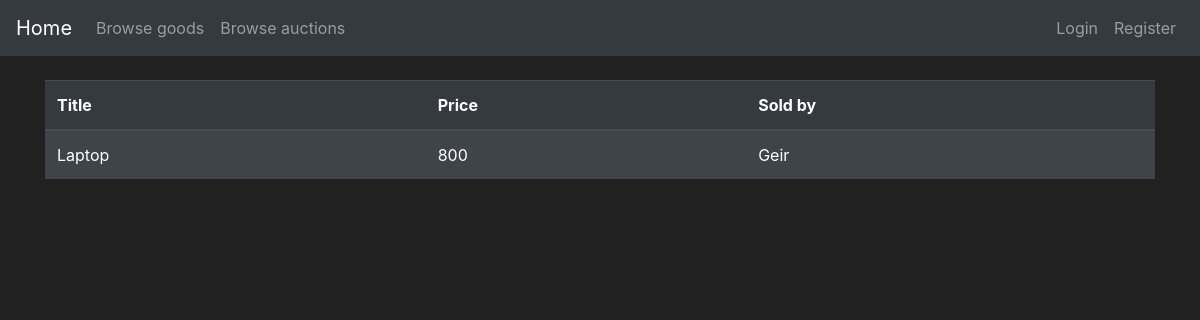
/owned_goods, run on an earlier commit of the app's database.
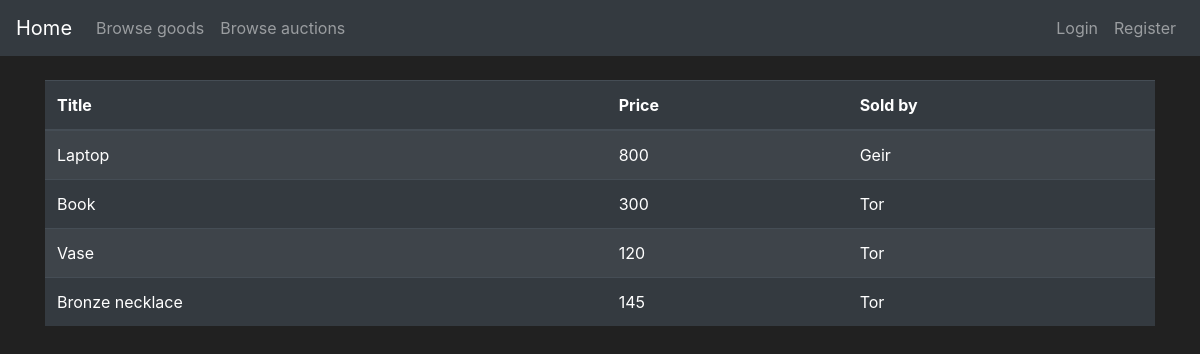
And on a later commit of the database.
### app_flask/models.py (models this page shows, shortened)
class User(db.Model, UserMixin):
    id = db.Column(db.Integer(), primary_key=True)
    username = db.Column(db.String(length=25), nullable=False, unique=True)
    email = db.Column(db.String(length=60), nullable=False, unique=True)
    password_hash = db.Column(db.String(length=60), nullable=False)
    profile_type = db.Column(db.Boolean(), nullable=False, default=False)
    cash = db.Column(db.Integer(), nullable=False, default=2000)
    date_created = db.Column(db.DateTime(), default=datetime.utcnow)
    goods = db.relationship('Goods', backref='goods_owned_by_user', lazy=True)
    store = db.relationship('Store', backref='store_owner', lazy=True)
    @property
    def password(self):
        return self.password

class Goods(db.Model):
    id = db.Column(db.Integer, primary_key=True)
    name = db.Column(db.String(30), nullable=False)
    description = db.Column(db.String(70), unique=False, nullable=False)
    price = db.Column(db.Integer, unique=False, nullable=False)
    product_number = db.Column(db.String(length=6), nullable=False, unique=True)
    goods_type = db.Column(db.Boolean(), nullable=False, default=False)
    date_created = db.Column(db.DateTime(), default=datetime.utcnow)
    user_owner = db.Column(db.Integer(), db.ForeignKey('user.id'))
    store_owner = db.Column(db.Integer(), db.ForeignKey('store.id'))

### app_flask/main/routes.py (the view)
@bp.route('/owned_goods', methods=['GET', 'POST'])
def show_owned_goods():
    db_goods = db.session.query(User, Goods).filter(User.id == Goods.user_owner).all()
    return render_template('showGoods.html', db_goods=db_goods)

### app_flask/templates/showGoods.html (shortened to what this page needs)
{% extends 'base.html' %}
{% block content %}
<div class="container">
    <br>
    <table class="table table-dark table-striped">
      <thead>
        <tr>
          <th scope="col">Title</th>
          <th scope="col">Price</th>
          <th scope="col">Sold by</th>
        </tr>
      </thead>
      <tbody>
      {%for users, goods in db_goods%}
        <tr>
          <td class=".table-striped">{{ goods.name}}</td>
          <td class=".table-striped">{{ goods.price}}</td>
          <td class=".table-striped">{{ users.username}}</td>
        </tr>
      {% endfor %}
      </tbody>
    </table>
</div>
{% endblock %}

What changed in the data, as far as the page shows it:
now on this page (row edited): User: name "Book", price "300", username "Tor", name "Vase", price "120", name "Bronze necklace", price "145"
